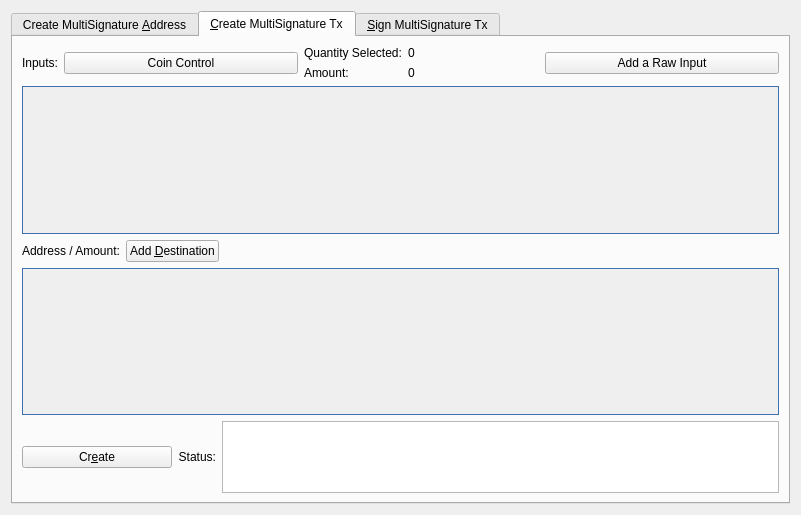
<?xml version="1.0" encoding="UTF-8"?>
<ui version="4.0">
 <class>MultisigDialog</class>
 <widget class="QDialog" name="MultisigDialog">
  <property name="geometry">
   <rect>
    <x>0</x>
    <y>0</y>
    <width>801</width>
    <height>515</height>
   </rect>
  </property>
  <property name="sizePolicy">
   <sizepolicy hsizetype="Fixed" vsizetype="Fixed">
    <horstretch>0</horstretch>
    <verstretch>0</verstretch>
   </sizepolicy>
  </property>
  <property name="windowTitle">
   <string>Multisignature Address Interactions</string>
  </property>
  <layout class="QVBoxLayout" name="verticalLayout_8">
   <item>
    <widget class="QTabWidget" name="multisigTabWidget">
     <property name="styleSheet">
      <string notr="true">QScrollArea{border: 1px solid #3f70b5;}</string>
     </property>
     <property name="currentIndex">
      <number>1</number>
     </property>
     <widget class="QWidget" name="addMultisigTab">
      <property name="sizePolicy">
       <sizepolicy hsizetype="Minimum" vsizetype="Minimum">
        <horstretch>0</horstretch>
        <verstretch>0</verstretch>
       </sizepolicy>
      </property>
      <attribute name="title">
       <string>Create MultiSignature &amp;Address</string>
      </attribute>
      <layout class="QVBoxLayout" name="verticalLayout">
       <item>
        <layout class="QHBoxLayout" name="enterMLayout">
         <item>
          <widget class="QSpinBox" name="enterMSpinbox">
           <property name="sizePolicy">
            <sizepolicy hsizetype="Fixed" vsizetype="Fixed">
             <horstretch>0</horstretch>
             <verstretch>0</verstretch>
            </sizepolicy>
           </property>
           <property name="toolTip">
            <string>How many people must sign to verify a transaction</string>
           </property>
           <property name="minimum">
            <number>1</number>
           </property>
           <property name="maximum">
            <number>15</number>
           </property>
           <property name="value">
            <number>1</number>
           </property>
          </widget>
         </item>
         <item>
          <widget class="QLabel" name="enterMLabel">
           <property name="text">
            <string>Enter the minimum number of signatures required to sign transactions</string>
           </property>
          </widget>
         </item>
        </layout>
       </item>
       <item>
        <layout class="QHBoxLayout" name="addressLabelLayout">
         <item>
          <widget class="QLabel" name="addressLableLabel">
           <property name="text">
            <string>Address Label:</string>
           </property>
          </widget>
         </item>
         <item>
          <widget class="QLineEdit" name="multisigAddressLabel"/>
         </item>
        </layout>
       </item>
       <item>
        <layout class="QHBoxLayout" name="addAddressLayout">
         <item>
          <widget class="QPushButton" name="addAddressButton">
           <property name="toolTip">
            <string>Add another address that could sign to verify a transaction from the multisig address.</string>
           </property>
           <property name="text">
            <string>&amp;Add Address / Key</string>
           </property>
           <property name="icon">
            <iconset resource="../npccoin.qrc">
             <normaloff>:/icons/add</normaloff>:/icons/add</iconset>
           </property>
           <property name="autoDefault">
            <bool>false</bool>
           </property>
          </widget>
         </item>
         <item>
          <widget class="QLabel" name="addAddressLabel">
           <property name="sizePolicy">
            <sizepolicy hsizetype="Preferred" vsizetype="Fixed">
             <horstretch>0</horstretch>
             <verstretch>0</verstretch>
            </sizepolicy>
           </property>
           <property name="text">
            <string>Local addresses or public keys that can sign:</string>
           </property>
          </widget>
         </item>
         <item>
          <spacer name="addAddressSpacer_2">
           <property name="orientation">
            <enum>Qt::Horizontal</enum>
           </property>
           <property name="sizeHint" stdset="0">
            <size>
             <width>40</width>
             <height>10</height>
            </size>
           </property>
          </spacer>
         </item>
        </layout>
       </item>
       <item>
        <widget class="QScrollArea" name="addAddressScrollArea">
         <property name="sizePolicy">
          <sizepolicy hsizetype="Preferred" vsizetype="Expanding">
           <horstretch>0</horstretch>
           <verstretch>0</verstretch>
          </sizepolicy>
         </property>
         <property name="widgetResizable">
          <bool>true</bool>
         </property>
         <widget class="QWidget" name="addAddressWidget">
          <property name="geometry">
           <rect>
            <x>0</x>
            <y>0</y>
            <width>759</width>
            <height>166</height>
           </rect>
          </property>
          <layout class="QVBoxLayout" name="verticalLayout_5">
           <item>
            <layout class="QVBoxLayout" name="addressList"/>
           </item>
           <item>
            <spacer name="verticalSpacer">
             <property name="orientation">
              <enum>Qt::Vertical</enum>
             </property>
             <property name="sizeHint" stdset="0">
              <size>
               <width>20</width>
               <height>40</height>
              </size>
             </property>
            </spacer>
           </item>
          </layout>
         </widget>
        </widget>
       </item>
       <item>
        <layout class="QHBoxLayout" name="addMultisigLayout">
         <item>
          <widget class="QPushButton" name="addMultisigButton">
           <property name="sizePolicy">
            <sizepolicy hsizetype="Preferred" vsizetype="Fixed">
             <horstretch>0</horstretch>
             <verstretch>0</verstretch>
            </sizepolicy>
           </property>
           <property name="toolTip">
            <string>Create a new multisig address</string>
           </property>
           <property name="toolTipDuration">
            <number>-3</number>
           </property>
           <property name="text">
            <string>C&amp;reate</string>
           </property>
           <property name="icon">
            <iconset resource="../npccoin.qrc">
             <normaloff>:/icons/filesave</normaloff>:/icons/filesave</iconset>
           </property>
           <property name="autoDefault">
            <bool>false</bool>
           </property>
          </widget>
         </item>
         <item>
          <widget class="QLabel" name="label">
           <property name="text">
            <string>Status:</string>
           </property>
          </widget>
         </item>
         <item>
          <widget class="QTextEdit" name="addMultisigStatus">
           <property name="sizePolicy">
            <sizepolicy hsizetype="Expanding" vsizetype="Fixed">
             <horstretch>0</horstretch>
             <verstretch>0</verstretch>
            </sizepolicy>
           </property>
           <property name="maximumSize">
            <size>
             <width>16777215</width>
             <height>75</height>
            </size>
           </property>
           <property name="readOnly">
            <bool>true</bool>
           </property>
           <property name="textInteractionFlags">
            <set>Qt::TextSelectableByKeyboard|Qt::TextSelectableByMouse</set>
           </property>
          </widget>
         </item>
        </layout>
       </item>
       <item>
        <widget class="QLabel" name="label_2">
         <property name="sizePolicy">
          <sizepolicy hsizetype="Preferred" vsizetype="Preferred">
           <horstretch>0</horstretch>
           <verstretch>0</verstretch>
          </sizepolicy>
         </property>
         <property name="text">
          <string>Use below to quickly import an address by its redeem. Don't forget to add a label before clicking import!
Keep in mind, the wallet will rescan the blockchain to find transactions containing the new address.
Please be patient after clicking import.</string>
         </property>
         <property name="scaledContents">
          <bool>false</bool>
         </property>
         <property name="wordWrap">
          <bool>true</bool>
         </property>
        </widget>
       </item>
       <item>
        <layout class="QHBoxLayout" name="importLayout">
         <item>
          <widget class="QPushButton" name="importAddressButton">
           <property name="sizePolicy">
            <sizepolicy hsizetype="Fixed" vsizetype="Fixed">
             <horstretch>0</horstretch>
             <verstretch>0</verstretch>
            </sizepolicy>
           </property>
           <property name="text">
            <string>&amp;Import Redeem</string>
           </property>
           <property name="icon">
            <iconset resource="../npccoin.qrc">
             <normaloff>:/icons/receiving_addresses</normaloff>:/icons/receiving_addresses</iconset>
           </property>
          </widget>
         </item>
         <item>
          <widget class="QLineEdit" name="importRedeem">
           <property name="sizePolicy">
            <sizepolicy hsizetype="Preferred" vsizetype="Fixed">
             <horstretch>0</horstretch>
             <verstretch>0</verstretch>
            </sizepolicy>
           </property>
          </widget>
         </item>
        </layout>
       </item>
      </layout>
     </widget>
     <widget class="QWidget" name="createTransactionTab">
      <attribute name="title">
       <string>&amp;Create MultiSignature Tx</string>
      </attribute>
      <layout class="QVBoxLayout" name="verticalLayout_3">
       <item>
        <layout class="QHBoxLayout" name="horizontalLayout_2">
         <item>
          <layout class="QVBoxLayout" name="createTxLayout">
           <item>
            <layout class="QHBoxLayout" name="addTxInputLayout">
             <item>
              <widget class="QLabel" name="addTxInputLabel">
               <property name="sizePolicy">
                <sizepolicy hsizetype="Fixed" vsizetype="Preferred">
                 <horstretch>0</horstretch>
                 <verstretch>0</verstretch>
                </sizepolicy>
               </property>
               <property name="text">
                <string>Inputs:</string>
               </property>
              </widget>
             </item>
             <item>
              <widget class="QPushButton" name="pushButtonCoinControl">
               <property name="sizePolicy">
                <sizepolicy hsizetype="Preferred" vsizetype="Fixed">
                 <horstretch>0</horstretch>
                 <verstretch>0</verstretch>
                </sizepolicy>
               </property>
               <property name="text">
                <string>Coin Control</string>
               </property>
              </widget>
             </item>
             <item>
              <layout class="QFormLayout" name="formLayout_2">
               <property name="rightMargin">
                <number>10</number>
               </property>
               <item row="0" column="0">
                <widget class="QLabel" name="labelQuantity">
                 <property name="text">
                  <string>Quantity Selected:</string>
                 </property>
                </widget>
               </item>
               <item row="0" column="1">
                <widget class="QLabel" name="labelQuantity_int">
                 <property name="text">
                  <string>0</string>
                 </property>
                </widget>
               </item>
               <item row="1" column="0">
                <widget class="QLabel" name="labelAmount">
                 <property name="text">
                  <string>Amount:</string>
                 </property>
                </widget>
               </item>
               <item row="1" column="1">
                <widget class="QLabel" name="labelAmount_int">
                 <property name="text">
                  <string>0</string>
                 </property>
                </widget>
               </item>
              </layout>
             </item>
             <item>
              <widget class="QPushButton" name="addInputButton">
               <property name="sizePolicy">
                <sizepolicy hsizetype="Preferred" vsizetype="Fixed">
                 <horstretch>0</horstretch>
                 <verstretch>0</verstretch>
                </sizepolicy>
               </property>
               <property name="toolTip">
                <string>Add an input to fund the outputs</string>
               </property>
               <property name="text">
                <string>Add a Raw Input</string>
               </property>
               <property name="icon">
                <iconset resource="../npccoin.qrc">
                 <normaloff>:/css/default</normaloff>:/css/default</iconset>
               </property>
              </widget>
             </item>
            </layout>
           </item>
           <item>
            <widget class="QScrollArea" name="txInputsScrollArea">
             <property name="sizePolicy">
              <sizepolicy hsizetype="Preferred" vsizetype="Expanding">
               <horstretch>0</horstretch>
               <verstretch>0</verstretch>
              </sizepolicy>
             </property>
             <property name="widgetResizable">
              <bool>true</bool>
             </property>
             <widget class="QWidget" name="txInputsWidget">
              <property name="geometry">
               <rect>
                <x>0</x>
                <y>0</y>
                <width>747</width>
                <height>131</height>
               </rect>
              </property>
              <layout class="QVBoxLayout" name="verticalLayout_7">
               <item>
                <layout class="QVBoxLayout" name="inputsList"/>
               </item>
               <item>
                <spacer name="txInputsSpacer">
                 <property name="orientation">
                  <enum>Qt::Vertical</enum>
                 </property>
                 <property name="sizeHint" stdset="0">
                  <size>
                   <width>20</width>
                   <height>80</height>
                  </size>
                 </property>
                </spacer>
               </item>
              </layout>
             </widget>
            </widget>
           </item>
           <item>
            <layout class="QHBoxLayout" name="addDestinationLayout">
             <item>
              <widget class="QLabel" name="addDestinationLabel">
               <property name="text">
                <string>Address / Amount:</string>
               </property>
              </widget>
             </item>
             <item>
              <widget class="QPushButton" name="addDestinationButton">
               <property name="sizePolicy">
                <sizepolicy hsizetype="Fixed" vsizetype="Fixed">
                 <horstretch>0</horstretch>
                 <verstretch>0</verstretch>
                </sizepolicy>
               </property>
               <property name="toolTip">
                <string>Add destinations to send NPC to</string>
               </property>
               <property name="text">
                <string>Add &amp;Destination</string>
               </property>
               <property name="icon">
                <iconset resource="../npccoin.qrc">
                 <normaloff>:/icons/add</normaloff>:/icons/add</iconset>
               </property>
              </widget>
             </item>
             <item>
              <spacer name="addDestinationHorizontalSpacer">
               <property name="orientation">
                <enum>Qt::Horizontal</enum>
               </property>
               <property name="sizeHint" stdset="0">
                <size>
                 <width>40</width>
                 <height>20</height>
                </size>
               </property>
              </spacer>
             </item>
            </layout>
           </item>
           <item>
            <widget class="QScrollArea" name="destionationsScrollArea">
             <property name="sizePolicy">
              <sizepolicy hsizetype="Expanding" vsizetype="Expanding">
               <horstretch>0</horstretch>
               <verstretch>0</verstretch>
              </sizepolicy>
             </property>
             <property name="widgetResizable">
              <bool>true</bool>
             </property>
             <widget class="QWidget" name="destinationsScrollAreaContents">
              <property name="geometry">
               <rect>
                <x>0</x>
                <y>0</y>
                <width>747</width>
                <height>130</height>
               </rect>
              </property>
              <layout class="QVBoxLayout" name="verticalLayout_11">
               <item>
                <layout class="QVBoxLayout" name="destinationsList"/>
               </item>
               <item>
                <spacer name="destinationsSpacer">
                 <property name="orientation">
                  <enum>Qt::Vertical</enum>
                 </property>
                 <property name="sizeHint" stdset="0">
                  <size>
                   <width>20</width>
                   <height>20</height>
                  </size>
                 </property>
                </spacer>
               </item>
              </layout>
             </widget>
            </widget>
           </item>
           <item>
            <layout class="QHBoxLayout" name="horizontalLayout_4">
             <item>
              <widget class="QPushButton" name="createButton">
               <property name="sizePolicy">
                <sizepolicy hsizetype="Fixed" vsizetype="Fixed">
                 <horstretch>0</horstretch>
                 <verstretch>0</verstretch>
                </sizepolicy>
               </property>
               <property name="minimumSize">
                <size>
                 <width>150</width>
                 <height>0</height>
                </size>
               </property>
               <property name="toolTip">
                <string>Create a transaction object using the given inputs to the given outputs</string>
               </property>
               <property name="text">
                <string>Cr&amp;eate</string>
               </property>
               <property name="icon">
                <iconset resource="../npccoin.qrc">
                 <normaloff>:/icons/export</normaloff>:/icons/export</iconset>
               </property>
               <property name="autoDefault">
                <bool>false</bool>
               </property>
               <property name="default">
                <bool>true</bool>
               </property>
              </widget>
             </item>
             <item>
              <widget class="QLabel" name="createButtonLabel">
               <property name="sizePolicy">
                <sizepolicy hsizetype="Fixed" vsizetype="Preferred">
                 <horstretch>0</horstretch>
                 <verstretch>0</verstretch>
                </sizepolicy>
               </property>
               <property name="text">
                <string>Status:</string>
               </property>
               <property name="alignment">
                <set>Qt::AlignRight|Qt::AlignTrailing|Qt::AlignVCenter</set>
               </property>
              </widget>
             </item>
             <item>
              <widget class="QTextEdit" name="createButtonStatus">
               <property name="sizePolicy">
                <sizepolicy hsizetype="Expanding" vsizetype="Minimum">
                 <horstretch>0</horstretch>
                 <verstretch>0</verstretch>
                </sizepolicy>
               </property>
               <property name="maximumSize">
                <size>
                 <width>16777215</width>
                 <height>16777215</height>
                </size>
               </property>
               <property name="sizeAdjustPolicy">
                <enum>QAbstractScrollArea::AdjustToContents</enum>
               </property>
               <property name="readOnly">
                <bool>true</bool>
               </property>
              </widget>
             </item>
            </layout>
           </item>
          </layout>
         </item>
         <item>
          <layout class="QHBoxLayout" name="horizontalLayout_3"/>
         </item>
        </layout>
       </item>
      </layout>
     </widget>
     <widget class="QWidget" name="signMultisigTransaction">
      <property name="styleSheet">
       <string notr="true">txScrollArea:{
	border: 1px solid #3f70b5;
}
keyScrollArea:{
	border: 1px solid #3f70b5;
}
txScrollArea:{
	border: 1px solid #3f70b5;
}</string>
      </property>
      <attribute name="title">
       <string>&amp;Sign MultiSignature Tx</string>
      </attribute>
      <layout class="QVBoxLayout" name="verticalLayout_4">
       <item>
        <layout class="QHBoxLayout" name="transactionHexLayout">
         <item>
          <widget class="QLabel" name="transactionHexLabel">
           <property name="text">
            <string>Transaction Hex:</string>
           </property>
          </widget>
         </item>
         <item>
          <widget class="QLineEdit" name="transactionHex">
           <property name="toolTip">
            <string/>
           </property>
          </widget>
         </item>
        </layout>
       </item>
       <item>
        <layout class="QHBoxLayout" name="horizontalLayout">
         <item>
          <layout class="QVBoxLayout" name="verticalLayout_2">
           <item>
            <layout class="QHBoxLayout" name="horizontalLayout_7">
             <item>
              <widget class="QPushButton" name="signButton">
               <property name="sizePolicy">
                <sizepolicy hsizetype="Preferred" vsizetype="Fixed">
                 <horstretch>0</horstretch>
                 <verstretch>0</verstretch>
                </sizepolicy>
               </property>
               <property name="minimumSize">
                <size>
                 <width>150</width>
                 <height>0</height>
                </size>
               </property>
               <property name="toolTip">
                <string>Sign the transaction from this wallet or from provided private keys</string>
               </property>
               <property name="text">
                <string>S&amp;ign</string>
               </property>
               <property name="icon">
                <iconset resource="../npccoin.qrc">
                 <normaloff>:/icons/edit</normaloff>:/icons/edit</iconset>
               </property>
               <property name="autoDefault">
                <bool>false</bool>
               </property>
               <property name="default">
                <bool>true</bool>
               </property>
              </widget>
             </item>
             <item>
              <widget class="QPushButton" name="commitButton">
               <property name="enabled">
                <bool>false</bool>
               </property>
               <property name="sizePolicy">
                <sizepolicy hsizetype="Preferred" vsizetype="Fixed">
                 <horstretch>0</horstretch>
                 <verstretch>0</verstretch>
                </sizepolicy>
               </property>
               <property name="toolTip">
                <string>&lt;html&gt;&lt;head/&gt;&lt;body&gt;&lt;p&gt;DISABLED until transaction has been signed enough times.&lt;/p&gt;&lt;/body&gt;&lt;/html&gt;</string>
               </property>
               <property name="autoFillBackground">
                <bool>false</bool>
               </property>
               <property name="text">
                <string>Co&amp;mmit</string>
               </property>
               <property name="icon">
                <iconset resource="../npccoin.qrc">
                 <normaloff>:/icons/send</normaloff>:/icons/send</iconset>
               </property>
               <property name="autoDefault">
                <bool>true</bool>
               </property>
              </widget>
             </item>
             <item>
              <layout class="QHBoxLayout" name="addPrivKeyLayout">
               <item>
                <widget class="QPushButton" name="addPrivKeyButton">
                 <property name="sizePolicy">
                  <sizepolicy hsizetype="Fixed" vsizetype="Fixed">
                   <horstretch>0</horstretch>
                   <verstretch>0</verstretch>
                  </sizepolicy>
                 </property>
                 <property name="toolTip">
                  <string>Add private keys to sign the transaction with</string>
                 </property>
                 <property name="text">
                  <string>Add Private &amp;Key</string>
                 </property>
                 <property name="icon">
                  <iconset resource="../npccoin.qrc">
                   <normaloff>:/icons/add</normaloff>:/icons/add</iconset>
                 </property>
                </widget>
               </item>
               <item>
                <widget class="QLabel" name="addPrivKeyLabel">
                 <property name="text">
                  <string>Sign with only private keys (Not Recommened)</string>
                 </property>
                </widget>
               </item>
              </layout>
             </item>
            </layout>
           </item>
           <item>
            <layout class="QHBoxLayout" name="horizontalLayout_5">
             <item>
              <widget class="QLabel" name="signButtonStatusLabel">
               <property name="text">
                <string>Status:</string>
               </property>
              </widget>
             </item>
             <item>
              <widget class="QTextEdit" name="signButtonStatus">
               <property name="sizePolicy">
                <sizepolicy hsizetype="Expanding" vsizetype="Preferred">
                 <horstretch>0</horstretch>
                 <verstretch>0</verstretch>
                </sizepolicy>
               </property>
               <property name="maximumSize">
                <size>
                 <width>16777215</width>
                 <height>16777215</height>
                </size>
               </property>
               <property name="verticalScrollBarPolicy">
                <enum>Qt::ScrollBarAsNeeded</enum>
               </property>
               <property name="readOnly">
                <bool>true</bool>
               </property>
               <property name="textInteractionFlags">
                <set>Qt::TextSelectableByKeyboard|Qt::TextSelectableByMouse</set>
               </property>
              </widget>
             </item>
            </layout>
           </item>
           <item>
            <widget class="QScrollArea" name="keyScrollArea">
             <property name="sizePolicy">
              <sizepolicy hsizetype="Expanding" vsizetype="Expanding">
               <horstretch>0</horstretch>
               <verstretch>0</verstretch>
              </sizepolicy>
             </property>
             <property name="sizeAdjustPolicy">
              <enum>QAbstractScrollArea::AdjustToContents</enum>
             </property>
             <property name="widgetResizable">
              <bool>true</bool>
             </property>
             <widget class="QWidget" name="keyScrollAreaContents">
              <property name="geometry">
               <rect>
                <x>0</x>
                <y>0</y>
                <width>755</width>
                <height>168</height>
               </rect>
              </property>
              <layout class="QVBoxLayout" name="verticalLayout_9">
               <item>
                <layout class="QVBoxLayout" name="keyList"/>
               </item>
               <item>
                <spacer name="keySpacer">
                 <property name="orientation">
                  <enum>Qt::Vertical</enum>
                 </property>
                 <property name="sizeHint" stdset="0">
                  <size>
                   <width>20</width>
                   <height>20</height>
                  </size>
                 </property>
                </spacer>
               </item>
              </layout>
             </widget>
            </widget>
           </item>
          </layout>
         </item>
        </layout>
       </item>
      </layout>
     </widget>
    </widget>
   </item>
  </layout>
 </widget>
 <resources>
  <include location="../npccoin.qrc"/>
 </resources>
 <connections/>
</ui>
